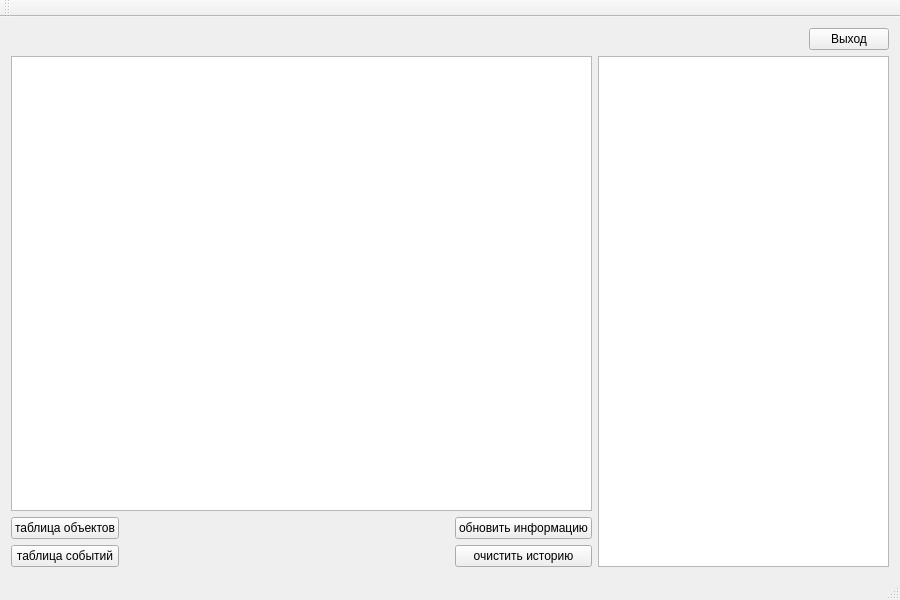
<?xml version="1.0" encoding="UTF-8"?>
<ui version="4.0">
 <class>MainWindow</class>
 <widget class="QMainWindow" name="MainWindow">
  <property name="geometry">
   <rect>
    <x>0</x>
    <y>0</y>
    <width>900</width>
    <height>600</height>
   </rect>
  </property>
  <property name="windowTitle">
   <string>MainWindow</string>
  </property>
  <widget class="QWidget" name="centralWidget">
   <layout class="QGridLayout" name="gridLayout_2" columnstretch="2,1">
    <item row="0" column="1">
     <layout class="QHBoxLayout" name="horizontalLayout">
      <item>
       <spacer name="horizontalSpacer">
        <property name="orientation">
         <enum>Qt::Horizontal</enum>
        </property>
        <property name="sizeHint" stdset="0">
         <size>
          <width>40</width>
          <height>20</height>
         </size>
        </property>
       </spacer>
      </item>
      <item>
       <widget class="QPushButton" name="exitButton">
        <property name="text">
         <string>Выход</string>
        </property>
       </widget>
      </item>
     </layout>
    </item>
    <item row="1" column="0">
     <layout class="QGridLayout" name="gridLayout">
      <item row="0" column="0">
       <widget class="QTableView" name="tableView"/>
      </item>
      <item row="1" column="0">
       <layout class="QHBoxLayout" name="horizontalLayout_2">
        <item>
         <layout class="QVBoxLayout" name="verticalLayout">
          <item>
           <widget class="QPushButton" name="combObjTableBut">
            <property name="text">
             <string>таблица объектов</string>
            </property>
           </widget>
          </item>
          <item>
           <widget class="QPushButton" name="logTableBut_3">
            <property name="enabled">
             <bool>true</bool>
            </property>
            <property name="text">
             <string>таблица событий</string>
            </property>
           </widget>
          </item>
         </layout>
        </item>
        <item>
         <spacer name="horizontalSpacer_2">
          <property name="orientation">
           <enum>Qt::Horizontal</enum>
          </property>
          <property name="sizeHint" stdset="0">
           <size>
            <width>40</width>
            <height>20</height>
           </size>
          </property>
         </spacer>
        </item>
        <item>
         <layout class="QVBoxLayout" name="verticalLayout_2">
          <item>
           <widget class="QPushButton" name="updBut">
            <property name="text">
             <string>обновить информацию</string>
            </property>
           </widget>
          </item>
          <item>
           <widget class="QPushButton" name="clearBut">
            <property name="text">
             <string>очистить историю</string>
            </property>
           </widget>
          </item>
         </layout>
        </item>
       </layout>
      </item>
     </layout>
    </item>
    <item row="1" column="1">
     <widget class="QTextEdit" name="logField"/>
    </item>
   </layout>
  </widget>
  <widget class="QMenuBar" name="menuBar">
   <property name="geometry">
    <rect>
     <x>0</x>
     <y>0</y>
     <width>900</width>
     <height>26</height>
    </rect>
   </property>
  </widget>
  <widget class="QToolBar" name="mainToolBar">
   <attribute name="toolBarArea">
    <enum>TopToolBarArea</enum>
   </attribute>
   <attribute name="toolBarBreak">
    <bool>false</bool>
   </attribute>
  </widget>
  <widget class="QStatusBar" name="statusBar"/>
 </widget>
 <layoutdefault spacing="6" margin="11"/>
 <resources/>
 <connections/>
</ui>
